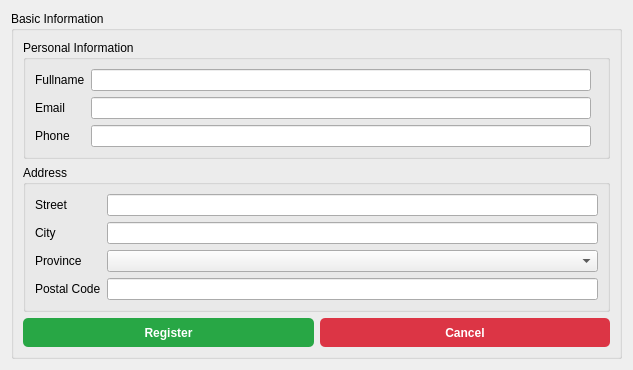
<?xml version="1.0" encoding="UTF-8"?>
<ui version="4.0">
 <class>Form</class>
 <widget class="QWidget" name="Form">
  <property name="geometry">
   <rect>
    <x>0</x>
    <y>0</y>
    <width>633</width>
    <height>361</height>
   </rect>
  </property>
  <property name="sizePolicy">
   <sizepolicy hsizetype="Preferred" vsizetype="Preferred">
    <horstretch>0</horstretch>
    <verstretch>0</verstretch>
   </sizepolicy>
  </property>
  <property name="windowTitle">
   <string>Form</string>
  </property>
  <layout class="QVBoxLayout" name="verticalLayout_2">
   <item>
    <widget class="QGroupBox" name="gb_basic_information">
     <property name="maximumSize">
      <size>
       <width>700</width>
       <height>16777215</height>
      </size>
     </property>
     <property name="title">
      <string>Basic Information</string>
     </property>
     <layout class="QVBoxLayout" name="verticalLayout">
      <item>
       <widget class="QGroupBox" name="gb_personal_info">
        <property name="title">
         <string>Personal Information</string>
        </property>
        <layout class="QFormLayout" name="formLayout">
         <item row="0" column="0">
          <widget class="QLabel" name="LB_fullname">
           <property name="text">
            <string>Fullname</string>
           </property>
          </widget>
         </item>
         <item row="0" column="1">
          <widget class="QLineEdit" name="LnEd_fullname">
           <property name="maximumSize">
            <size>
             <width>500</width>
             <height>16777215</height>
            </size>
           </property>
          </widget>
         </item>
         <item row="1" column="0">
          <widget class="QLabel" name="LB_email">
           <property name="text">
            <string>Email</string>
           </property>
          </widget>
         </item>
         <item row="1" column="1">
          <widget class="QLineEdit" name="LnEd_email">
           <property name="maximumSize">
            <size>
             <width>500</width>
             <height>16777215</height>
            </size>
           </property>
          </widget>
         </item>
         <item row="2" column="0">
          <widget class="QLabel" name="LB_phone">
           <property name="text">
            <string>Phone</string>
           </property>
          </widget>
         </item>
         <item row="2" column="1">
          <widget class="QLineEdit" name="LnEd_phone">
           <property name="maximumSize">
            <size>
             <width>500</width>
             <height>16777215</height>
            </size>
           </property>
          </widget>
         </item>
        </layout>
       </widget>
      </item>
      <item>
       <widget class="QGroupBox" name="gb_address">
        <property name="title">
         <string>Address</string>
        </property>
        <layout class="QFormLayout" name="formLayout_2">
         <item row="0" column="0">
          <widget class="QLabel" name="LB_street">
           <property name="text">
            <string>Street</string>
           </property>
          </widget>
         </item>
         <item row="0" column="1">
          <widget class="QLineEdit" name="LnEd_street">
           <property name="maximumSize">
            <size>
             <width>500</width>
             <height>16777215</height>
            </size>
           </property>
          </widget>
         </item>
         <item row="1" column="0">
          <widget class="QLabel" name="LB_city">
           <property name="text">
            <string>City</string>
           </property>
          </widget>
         </item>
         <item row="1" column="1">
          <widget class="QLineEdit" name="LnEd_city">
           <property name="maximumSize">
            <size>
             <width>500</width>
             <height>16777215</height>
            </size>
           </property>
          </widget>
         </item>
         <item row="2" column="0">
          <widget class="QLabel" name="LB_province">
           <property name="text">
            <string>Province</string>
           </property>
          </widget>
         </item>
         <item row="2" column="1">
          <widget class="QComboBox" name="CB_province">
           <property name="maximumSize">
            <size>
             <width>500</width>
             <height>16777215</height>
            </size>
           </property>
          </widget>
         </item>
         <item row="3" column="0">
          <widget class="QLabel" name="LB_postal_code">
           <property name="text">
            <string>Postal Code</string>
           </property>
          </widget>
         </item>
         <item row="3" column="1">
          <widget class="QLineEdit" name="LnEd_postal_code">
           <property name="maximumSize">
            <size>
             <width>500</width>
             <height>16777215</height>
            </size>
           </property>
          </widget>
         </item>
        </layout>
       </widget>
      </item>
      <item>
       <layout class="QHBoxLayout" name="button_area_assessor_register">
        <item>
         <widget class="QToolButton" name="bt_register">
          <property name="sizePolicy">
           <sizepolicy hsizetype="Preferred" vsizetype="Fixed">
            <horstretch>0</horstretch>
            <verstretch>0</verstretch>
           </sizepolicy>
          </property>
          <property name="baseSize">
           <size>
            <width>150</width>
            <height>50</height>
           </size>
          </property>
          <property name="styleSheet">
           <string notr="true">QToolButton {
    background-color: #28a745; 
    color: white;
    border-radius: 5px;
    padding: 6px 12px;
    font-weight: bold;
}

QToolButton:hover {
    background-color: #5cd65c;  
}
</string>
          </property>
          <property name="text">
           <string>Register</string>
          </property>
         </widget>
        </item>
        <item>
         <widget class="QToolButton" name="bt_cancel">
          <property name="sizePolicy">
           <sizepolicy hsizetype="Preferred" vsizetype="Fixed">
            <horstretch>0</horstretch>
            <verstretch>0</verstretch>
           </sizepolicy>
          </property>
          <property name="styleSheet">
           <string notr="true">QToolButton {
    background-color: #dc3545;  
    color: white;
    border-radius: 5px;
    padding: 6px 12px;
    font-weight: bold;
}

QToolButton:hover {
    background-color: #ff4d4d;   
}
</string>
          </property>
          <property name="text">
           <string>Cancel</string>
          </property>
         </widget>
        </item>
       </layout>
      </item>
     </layout>
    </widget>
   </item>
  </layout>
 </widget>
 <resources/>
 <connections/>
</ui>
